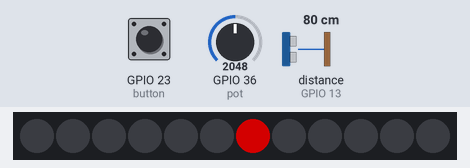
A program run on a simulated ESP32 board running MicroPython. Parts: 12 RGB LEDs in strip order, left to right. The inputs (shaded band) are chosen by the test bench; at power-on: GPIO 36 (pot) = 2048, GPIO 23 (button) LOW, distance to the obstacle (sensor on GPIO 13) 80 cm (analog values on the 0–4095 scale). The echo pulse lasts 58.3 µs per cm; dim RGB values are drawn brighter than linear; library files of the repository ran but are not shown: neopixel.py; what the program prints to the serial console is not drawn.

Above: at 1.2 s.
1.3 s: GPIO 36 (pot) set to 0
At 2.5 s:
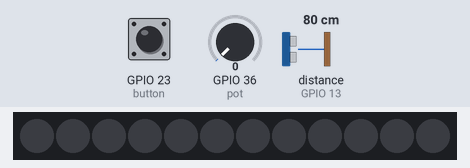
2.8 s: GPIO 36 (pot) set to 491
At 2.94 s:
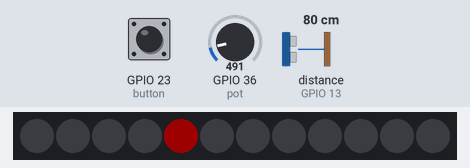
4.3 s: GPIO 23 (button) pulled HIGH for 0.15 s
At 4.45 s:
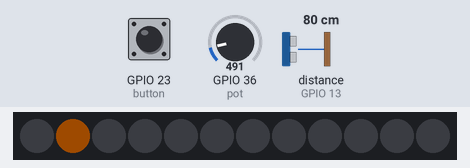
5.0 s: GPIO 23 (button) pulled HIGH for 1 s
At 5.12 s:
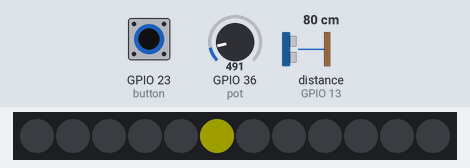
6.6 s: GPIO 23 (button) pulled HIGH for 0.15 s
At 6.8 s:
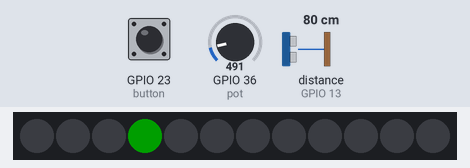
7.3 s: GPIO 23 (button) pulled HIGH for 3.2 s
At 7.47 s:
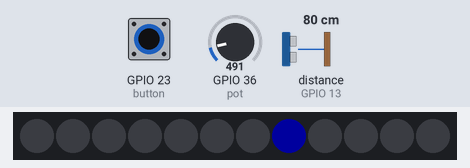
Timing chart, 0 to 10.3 s (numbered marks = the images above; inputs shaded):
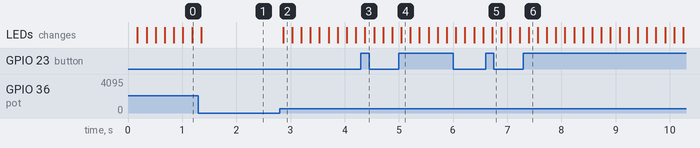

Measured:
- after the input at 1.3 s, the LEDs: change after 0.05 s (image 1)
- after the input at 2.8 s, the LEDs: change after 0.06 s (image 2)
- after the input at 5.0 s, the LEDs: change at once (image 4)
- after the input at 6.6 s, the LEDs: change after 0.12 s (image 5)
- after the input at 7.3 s, the LEDs: change after 0.09 s (image 6)

The program:

09-1.py
```python
# 實驗 #9-1： 按鈕切換顏色 + 可變電阻控制亮度 + 超音波感測器調整旋轉速度
# 執行環境：MicroPython v1.24.0 on ESP32-DevKitC

import machine
import neopixel
import time
from machine import Pin, ADC

# --- 硬體腳位定義 ---
NEOPIXEL_PIN = 4
POT_PIN = 36         # 可變電阻
BUTTON_PIN = 23      # 按鈕
ULTRASONIC_TRIG_PIN = 27 # 超音波 Trig
ULTRASONIC_ECHO_PIN = 13 # 超音波 Echo

# --- LED 燈條設定 ---
NUM_LEDS = 12

# --- 顏色定義 (RGB) ---
# 🔴紅 -> 🧡橙 -> 🟡黃 -> 🟢綠 -> 🔵藍 -> 🟣靛 -> 🟪紫
COLORS = [
    (255, 0, 0),    # 紅
    (255, 127, 0),  # 橙
    (255, 255, 0),  # 黃
    (0, 255, 0),    # 綠
    (0, 0, 255),    # 藍
    (75, 0, 130),   # 靛 (Indigo)
    (148, 0, 211)   # 紫 (Violet)
]

# --- 硬體初始化 ---
# WS2812B LED 燈環
np = neopixel.NeoPixel(Pin(NEOPIXEL_PIN, Pin.OUT), NUM_LEDS)

# 可變電阻 (ADC)
# ATTN_11DB 允許 ADC 讀取完整的 0-3.3V 範圍
pot = ADC(Pin(POT_PIN))
pot.atten(ADC.ATTN_11DB)

# 按鈕 (輸入)
# 按下為高電位，所以我們使用 PULL_DOWN 使其在未按下時保持穩定低電位
button = Pin(BUTTON_PIN, Pin.IN, Pin.PULL_DOWN)

# 超音波模組
trig = Pin(ULTRASONIC_TRIG_PIN, Pin.OUT)
echo = Pin(ULTRASONIC_ECHO_PIN, Pin.IN)


# --- 輔助函式 ---

def get_distance_cm():
    """
    觸發 HC-SR04 並回傳測量到的距離（公分）。
    如果超時，則回傳一個較大的值（例如 51），讓速度變為最慢。
    """
    # 發送觸發信號
    trig.value(0)
    time.sleep_us(2)
    trig.value(1)
    time.sleep_us(10)
    trig.value(0)

    try:
        # 測量回波信號的脈衝持續時間 (us)
        # timeout 設為 30000us (30ms)，對應約 5 公尺的距離，避免永久等待
        pulse_duration = machine.time_pulse_us(echo, 1, 30000)
        # 距離(cm) = (脈衝時間 * 音速) / 2
        # 音速約 343 m/s 或 0.0343 cm/us
        # 距離 = (pulse_duration * 0.0343) / 2 = pulse_duration / 58.3
        distance = pulse_duration / 58.3
        return distance
    except OSError:
        # 若 time_pulse_us 超時，會引發 OSError
        return 51.0  # 回傳一個大於 50 的值，使速度為最慢

def map_value(x, in_min, in_max, out_min, out_max):
    """
    將一個數值從一個範圍線性映射到另一個範圍。
    """
    # 先限制輸入值在輸入範圍內，避免超出預期
    x = max(in_min, min(x, in_max))
    return (x - in_min) * (out_max - out_min) // (in_max - in_min) + out_min

# --- 狀態變數初始化 ---
current_led_index = 0
current_color_index = 0
last_button_state = 0  # 用於按鈕的邊緣檢測

# 非阻塞式計時器
last_led_update_time = time.ticks_ms()
last_print_time = time.ticks_ms()

print("實驗 #9-1 已啟動。")
print("按按鈕切換顏色，轉動可變電阻調整亮度，用手靠近超音波感測器改變速度。")

# --- 主迴圈 ---
while True:
    # 獲取當前時間，用於所有非阻塞式計時
    now = time.ticks_ms()

    # 1. 處理按鈕輸入 (顏色切換)
    button_state = button.value()
    # 邊緣檢測：僅在按鈕從「未按下」(0) 變為「按下」(1) 時觸發
    if button_state == 1 and last_button_state == 0:
        current_color_index = (current_color_index + 1) % len(COLORS)
        print(f"按鈕按下！切換顏色至: {current_color_index}")
        # 簡單的軟體去抖動
        time.sleep_ms(20)
    last_button_state = button_state

    # 2. 讀取感測器數值
    pot_value = pot.read()        # 讀取可變電阻 (0-4095)
    distance_cm = get_distance_cm() # 讀取超音波距離

    # 3. 計算參數
    # 將電阻值 (0-4095) 映射到亮度 (0-255)
    brightness = map_value(pot_value, 0, 4095, 0, 255)

    # 將距離 (5-50 cm) 映射到旋轉時間 (0.5-2 秒/圈)
    # 總旋轉時間 (ms) = 500ms (最快) 到 2000ms (最慢)
    total_rotation_time_ms = map_value(int(distance_cm), 5, 50, 500, 2000)

    # 每顆 LED 的亮燈間隔時間
    rotation_interval_ms = total_rotation_time_ms // NUM_LEDS

    # 4. 定期列印距離資訊 (避免洗版)
    if time.ticks_diff(now, last_print_time) > 500: # 每 500ms 列印一次
        print(f"偵測距離: {distance_cm:.1f} cm, 亮度: {brightness}, 旋轉間隔: {rotation_interval_ms} ms")
        last_print_time = now

    # 5. 更新 LED 狀態 (非阻塞式)
    if time.ticks_diff(now, last_led_update_time) >= rotation_interval_ms:
        last_led_update_time = now

        # 獲取當前基礎顏色
        base_color = COLORS[current_color_index]

        # 根據亮度調整顏色
        # new_color = base_color * (brightness / 255)
        bright_color = (
            (base_color[0] * brightness) // 255,
            (base_color[1] * brightness) // 255,
            (base_color[2] * brightness) // 255
        )

        # 更新燈環：先全部熄滅，再點亮指定的一顆
        np.fill((0, 0, 0))

        # 只有在亮度不為0時才點亮燈
        if brightness > 0:
            np[current_led_index] = bright_color

        # 將更新後的顏色數據寫入燈環
        np.write()

        # 移動到下一顆 LED，準備下次更新
        current_led_index = (current_led_index + 1) % NUM_LEDS
```
